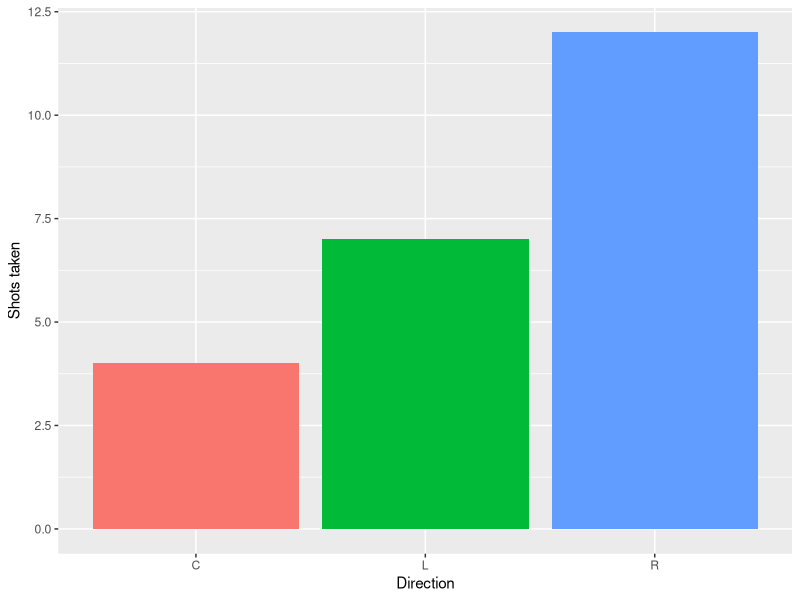
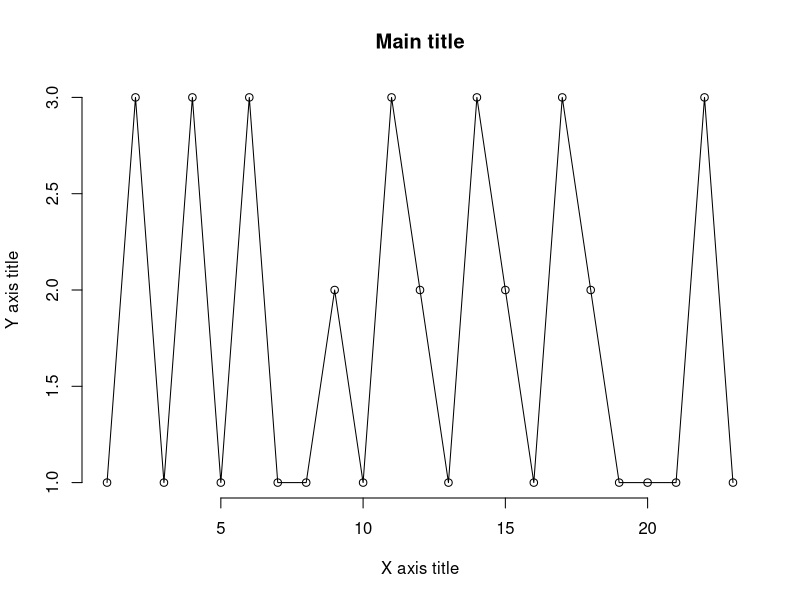

These figures' R source, in order:
library(ggplot2)
library(plyr)


shotData = read.csv("shots.csv", header = TRUE)
colnames(shotData)[1] <- "Sid"

sid_data = shotData[, c("Sid")]

ggplot(data.frame(sid_data), aes(x = sid_data, fill = sid_data)) +
  geom_bar() + xlab("Direction") + ylab("Shots taken") + guides(fill = FALSE)

sid_data = data.frame(sid_data)
colnames(sid_data)[1] <- "Sid"

#Right is 1, Center is 2, Left is 3
sid_data$Sid <- revalue(sid_data$Sid, c("R"=1, "L"=3, "C"=2))

x <- 1:length(sid_data$Sid)
plot(x, sid_data$Sid, main = "Main title",
     xlab = "X axis title", ylab = "Y axis title",
      frame = FALSE)
lines(x, sid_data$Sid, type = "l")